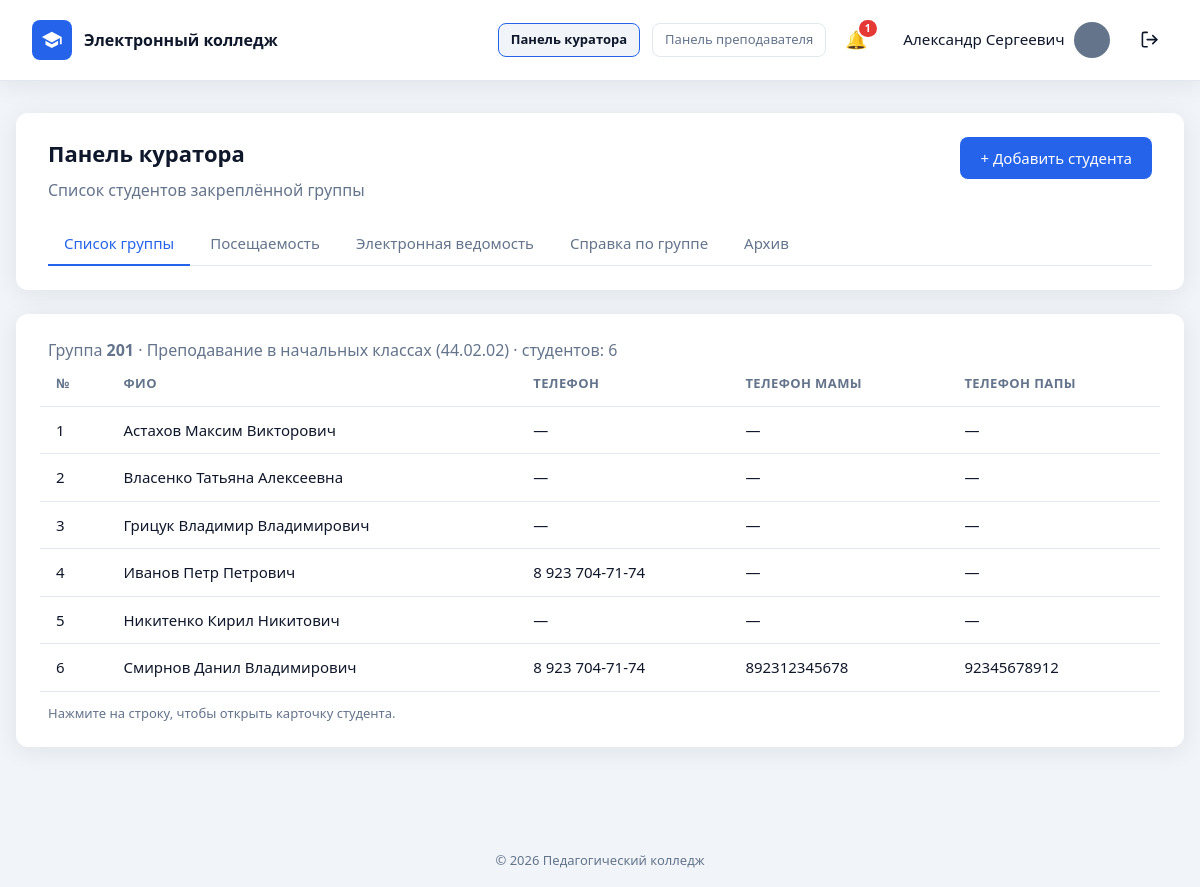
The page /curator/group.php (signed in) on the database its author committed.
### tables this page shows
CREATE TABLE `users` (
  `id` int UNSIGNED NOT NULL,
  `email` varchar(255) NOT NULL,
  `password_hash` varchar(255) NOT NULL,
  `password_plain` varchar(64) DEFAULT NULL,
  `full_name` varchar(255) NOT NULL,
  `phone` varchar(50) NOT NULL DEFAULT '',
  `position` varchar(255) NOT NULL DEFAULT '',
  `education` varchar(500) NOT NULL DEFAULT '',
  `additional_info` text,
  `avatar` varchar(255) NOT NULL DEFAULT 'icon:default',
  `role` enum('admin','teacher','student') NOT NULL DEFAULT 'teacher',
  `is_active` tinyint(1) NOT NULL DEFAULT '1',
  `created_at` datetime NOT NULL DEFAULT CURRENT_TIMESTAMP,
  `updated_at` datetime NOT NULL DEFAULT CURRENT_TIMESTAMP ON UPDATE CURRENT_TIMESTAMP
);

CREATE TABLE `study_groups` (
  `id` int UNSIGNED NOT NULL,
  `number` varchar(50) NOT NULL,
  `specialty_id` int UNSIGNED NOT NULL,
  `curator_id` int UNSIGNED DEFAULT NULL,
  `created_at` datetime NOT NULL DEFAULT CURRENT_TIMESTAMP,
  `updated_at` datetime NOT NULL DEFAULT CURRENT_TIMESTAMP ON UPDATE CURRENT_TIMESTAMP
);

CREATE TABLE `specialties` (
  `id` int UNSIGNED NOT NULL,
  `name` varchar(255) NOT NULL,
  `code` varchar(50) NOT NULL,
  `created_at` datetime NOT NULL DEFAULT CURRENT_TIMESTAMP,
  `updated_at` datetime NOT NULL DEFAULT CURRENT_TIMESTAMP ON UPDATE CURRENT_TIMESTAMP
);

CREATE TABLE `students` (
  `id` int UNSIGNED NOT NULL,
  `group_id` int UNSIGNED NOT NULL,
  `user_id` int UNSIGNED DEFAULT NULL,
  `full_name` varchar(255) NOT NULL,
  `phone` varchar(50) NOT NULL DEFAULT '',
  `snils` varchar(14) NOT NULL DEFAULT '',
  `birth_date` date DEFAULT NULL,
  `gender` enum('male','female') DEFAULT NULL,
  `mother_name` varchar(255) NOT NULL DEFAULT '',
  `mother_phone` varchar(50) NOT NULL DEFAULT '',
  `mother_workplace` varchar(500) NOT NULL DEFAULT '',
  `father_name` varchar(255) NOT NULL DEFAULT '',
  `father_phone` varchar(50) NOT NULL DEFAULT '',
  `father_workplace` varchar(500) NOT NULL DEFAULT '',
  `address_registered` varchar(500) NOT NULL DEFAULT '',
  `address_region` varchar(255) NOT NULL DEFAULT '',
  `address_district` varchar(255) NOT NULL DEFAULT '',
  `address_locality` varchar(255) NOT NULL DEFAULT '',
  `address_street` varchar(255) NOT NULL DEFAULT '',
  `address_house` varchar(50) NOT NULL DEFAULT '',
  `address_actual` varchar(500) NOT NULL DEFAULT '',
  `district` varchar(255) NOT NULL DEFAULT '',
  `is_low_income` tinyint(1) NOT NULL DEFAULT '0',
  `family_type` enum('complete','no_father','no_mother') DEFAULT NULL,
  `siblings_under_18` tinyint UNSIGNED NOT NULL DEFAULT '0',
  `residence_type` enum('family','dormitory','apartment') DEFAULT NULL,
  `is_nonresident` tinyint(1) NOT NULL DEFAULT '0',
  `without_parental_care` tinyint(1) NOT NULL DEFAULT '0',
  `created_at` datetime NOT NULL DEFAULT CURRENT_TIMESTAMP,
  `updated_at` datetime NOT NULL DEFAULT CURRENT_TIMESTAMP ON UPDATE CURRENT_TIMESTAMP
);

### includes/migrations.php (called while the page is built, shortened)
<?php
function ensure_user_roles_schema(PDO $pdo): void
{
    $done = true;
    $stmt = $pdo->query("SHOW TABLES LIKE 'user_roles'");
    if ($stmt->fetch()) {
        return;
    }
}
function ensure_organization_schema(PDO $pdo): void
{
    $done = true;
    $stmt = $pdo->query("SHOW TABLES LIKE 'organization'");
    if ($stmt->fetch()) {
        return;
    }
}
function run_migrations(PDO $pdo): void
{
    ensure_user_roles_schema($pdo);
    ensure_organization_schema($pdo);
    ensure_curriculum_schema($pdo);
    ensure_students_schema($pdo);
    ensure_gradebook_schema($pdo);
    ensure_attendance_schema($pdo);
    ensure_journal_schema($pdo);
    ensure_journal_brs_schema($pdo);
    ensure_ktp_schema($pdo);
}
function ensure_students_schema(PDO $pdo): void
{
    $done = true;
    $curatorCol = $pdo->query("SHOW COLUMNS FROM study_groups LIKE 'curator_id'")->fetch();
    $stmt = $pdo->query("SHOW TABLES LIKE 'students'");
    if ($stmt->fetch()) {
        return;
    }
}
function ensure_curriculum_schema(PDO $pdo): void
{
    $done = true;
    $stmt = $pdo->query("SHOW TABLES LIKE 'subjects'");
    if ($stmt->fetch()) {
        return;
    }
}
function ensure_gradebook_schema(PDO $pdo): void
{
    $done = true;
    $stmt = $pdo->query("SHOW TABLES LIKE 'app_settings'");
    $col = $pdo->query("SHOW COLUMNS FROM app_settings LIKE 'setting_value'")->fetch();
    $stmt = $pdo->query("SHOW TABLES LIKE 'grade_entries'");
    if ($stmt->fetch()) {
        return;
    }
}
function ensure_attendance_schema(PDO $pdo): void
{
    $done = true;
    $stmt = $pdo->query("SHOW TABLES LIKE 'attendance_reasons'");
    $stmt = $pdo->query("SHOW TABLES LIKE 'attendance_days'");
    if ($stmt->fetch()) {
        return;
    }
}
function ensure_journal_schema(PDO $pdo): void
{
    $done = true;
    $teacherCol = $pdo->query("SHOW COLUMNS FROM curriculum_items LIKE 'teacher_id'")->fetch();
    $stmt = $pdo->query("SHOW TABLES LIKE 'journal_lessons'");
    if ($stmt->fetch()) {
        return;
    }
}
function ensure_journal_brs_schema(PDO $pdo): void
{
    $done = true;
    $stmt = $pdo->query("SHOW TABLES LIKE 'journal_grades'");
    $markCol = $pdo->query("SHOW COLUMNS FROM journal_grades LIKE 'mark'")->fetch();
}
function ensure_ktp_schema(PDO $pdo): void
{
    $stmt = $pdo->query("SHOW TABLES LIKE 'ktp_topics'");
    $lessonTypeCol = $pdo->query("SHOW COLUMNS FROM ktp_topics LIKE 'lesson_type'")->fetch();
    if (!$lessonTypeCol) {
        $pdo->exec(
            "ALTER TABLE ktp_topics
             ADD lesson_type ENUM(
                'lecture', 'practice', 'independent',
                'diff_credit', 'credit', 'exam', 'control'
             ) NOT NULL DEFAULT 'lecture' AFTER title,
             ADD hours DECIMAL(4,1) NOT NULL DEFAULT 2.0 AFTER lesson_type"
        );
    } else {
        $typeDef = (string) ($lessonTypeCol['Type'] ?? '');
    }
    $stmt = $pdo->query("SHOW TABLES LIKE 'journal_lessons'");
    $topicCol = $pdo->query("SHOW COLUMNS FROM journal_lessons LIKE 'ktp_topic_id'")->fetch();
}

### includes/db.php (called while the page is built, shortened)
<?php
function db(): PDO
{
    static $pdo = null;
    if ($pdo === null) {
        $config = require __DIR__ . '/../config/database.php';
        $dsn = sprintf(
            'mysql:host=%s;dbname=%s;charset=%s',
            $config['host'],
            $config['dbname'],
            $config['charset']
        );
        $pdo = new PDO($dsn, $config['username'], $config['password'], [
            PDO::ATTR_ERRMODE            => PDO::ERRMODE_EXCEPTION,
            PDO::ATTR_DEFAULT_FETCH_MODE => PDO::FETCH_ASSOC,
            PDO::ATTR_EMULATE_PREPARES   => false,
        ]);
        require_once __DIR__ . '/migrations.php';
        run_migrations($pdo);
    }
    return $pdo;
}

### includes/students.php (called while the page is built, shortened)
<?php
require_once __DIR__ . '/db.php';
function get_groups_for_curator(?int $userId = null): array
{
    $userId = $userId ?? (int) (current_user()['id'] ?? 0);
    $stmt = db()->prepare(
        'SELECT g.id, g.number, g.specialty_id, g.curator_id, g.created_at,
                s.name AS specialty_name, s.code AS specialty_code,
                u.full_name AS curator_name
         FROM study_groups g
         INNER JOIN specialties s ON s.id = g.specialty_id
         LEFT JOIN users u ON u.id = g.curator_id
         WHERE g.curator_id = ?
         ORDER BY g.number ASC'
    );
    $stmt->execute([$userId]);
    return $stmt->fetchAll();
}

### curator/group.php (the view, shortened to what this page needs)
<?php
require_once __DIR__ . '/../includes/auth.php';
require_once __DIR__ . '/../includes/students.php';
require_curator_panel();
$groups = get_groups_for_curator();
$groupId = isset($_GET['group_id']) ? (int) $_GET['group_id'] : 0;
if ($groupId === 0 && count($groups) === 1) {
    $groupId = (int) $groups[0]['id'];
}
$group = null;
if ($groupId > 0) {
    if (!can_manage_group($groupId)) {
        $error = 'Нет доступа к выбранной группе.';
        $groupId = 0;
    } else {
        $group = get_group_by_id($groupId);
        $students = get_students_by_group($groupId);
    }
}
$showHeader = true;
$basePath = '../';
require __DIR__ . '/../includes/header.php';
?>
<div class="dashboard dashboard--wide">
    <section class="panel">
        <div class="panel__header">
            <div>
                <h1>Панель куратора</h1>
                <p class="text-muted">Список студентов закреплённой группы</p>
            </div>
            <?php if ($group): ?>
            <a href="student_create.php?group_id=<?= $groupId ?>" class="btn btn--primary">+ Добавить студента</a>
            <?php endif; ?>
        </div>
        <?php require __DIR__ . '/../includes/curator_nav.php'; ?>
    </section>
    <?php if (empty($groups)): ?>
        <section class="panel">
            <p class="text-muted">
                Вам ещё не назначена группа. Обратитесь к администратору:
                в разделе «Информация» у группы нужно указать куратора.
            </p>
        </section>
    <?php else: ?>
        <section class="panel">
            <?php if ($group === null): ?>
                <p class="text-muted">Выберите группу, чтобы увидеть список студентов.</p>
            <?php else: ?>
                <p class="text-muted">
                    Группа <strong><?= e($group['number']) ?></strong>
                    · <?= e($group['specialty_name']) ?> (<?= e($group['specialty_code']) ?>)
                    · студентов: <?= count($students) ?>
                </p>
                <?php if (empty($students)): ?>
                    <p class="text-muted">В группе пока нет студентов.</p>
                <?php else: ?>
                    <div class="table-wrap">
                        <table class="table">
                            <thead>
                                <tr>
                                    <th>№</th>
                                    <th>ФИО</th>
                                    <th>Телефон</th>
                                    <th>Телефон мамы</th>
                                    <th>Телефон папы</th>
                                </tr>
                            </thead>
                            <tbody>
                                <?php foreach ($students as $index => $student): ?>
                                <tr class="table__row--clickable"
                                    onclick="location.href='student_edit.php?id=<?= (int) $student['id'] ?>'">
                                    <td><?= $index + 1 ?></td>
                                    <td><?= e($student['full_name']) ?></td>
                                    <td><?= e($student['phone'] ?: '—') ?></td>
                                    <td><?= e($student['mother_phone'] ?: '—') ?></td>
                                    <td><?= e($student['father_phone'] ?: '—') ?></td>
                                </tr>
                                <?php endforeach; ?>
                            </tbody>
                        </table>
                    </div>
                    <p class="text-muted table-hint">Нажмите на строку, чтобы открыть карточку студента.</p>
                <?php endif; ?>
            <?php endif; ?>
        </section>
    <?php endif; ?>
</div>
<?php require __DIR__ . '/../includes/footer.php'; ?>

### includes/header.php (shortened to what this page needs)
<!DOCTYPE html>
<html lang="ru">
<head>
    <?php $basePath = $basePath ?? ''; ?>
    <link rel="stylesheet" href="<?= e($basePath) ?>assets/css/style.css">
</head>
<body>
    <div class="page">
        <?php if (!empty($showHeader)): ?>
        <header class="header">
            <div class="header__brand">
                <span class="header__logo" aria-hidden="true">
                    <svg class="header__logo-icon" viewBox="0 0 24 24">
                        <path d="M12 3L1 9l11 6 9-4.91V17h2V9L12 3z" fill="currentColor"/>
                        <path d="M5 13.18v4.32L12 21l7-3.5v-4.32L12 17l-7-3.82z" fill="currentColor"/>
                    </svg>
                </span>
                <span class="header__title">Электронный колледж</span>
            </div>
            <?php if (is_logged_in()): ?>
            <?php
            $headerUser = current_user();
            $headerName = user_first_middle_name((string) ($headerUser['full_name'] ?? ''));
            $headerAvatar = (string) ($headerUser['avatar'] ?? 'icon:person');
            $appBase = app_base_path();
            $activePanel = current_header_panel();
            require_once __DIR__ . '/notifications.php';
            $headerUnreadCount = get_unread_notifications_count((int) $headerUser['id']);
            ?>
            <nav class="header__nav">
                <?php if (can_use_curator_panel()): ?>
                <a
                    href="<?= e($appBase) ?>curator/group.php"
                    class="btn btn--ghost btn--sm<?= $activePanel === 'curator' ? ' is-active' : '' ?>"
                >Панель куратора</a>
                <?php endif; ?>
                <?php if (can_use_teacher_panel()): ?>
                <a
                    href="<?= e($appBase) ?>teacher/subjects.php"
                    class="btn btn--ghost btn--sm<?= $activePanel === 'teacher' ? ' is-active' : '' ?>"
                >Панель преподавателя</a>
                <?php endif; ?>
                <a
                    href="<?= e($appBase) ?>notifications.php"
                    class="header__notify-btn<?= basename((string) ($_SERVER['SCRIPT_NAME'] ?? '')) === 'notifications.php' ? ' is-active' : '' ?>"
                    title="Уведомления"
                >
                    <span class="header__notify-icon" aria-hidden="true">🔔</span>
                    <?php if ($headerUnreadCount > 0): ?>
                    <span class="header__notify-badge"><?= $headerUnreadCount > 99 ? '99+' : (int) $headerUnreadCount ?></span>
                    <?php endif; ?>
                </a>
                <div class="header__account">
                    <a
                        href="<?= e($appBase) ?><?= is_student_user() ? 'student/cabinet.php' : 'cabinet.php' ?>"
                        class="header__cabinet-tab<?= ($activePanel === 'cabinet' || $activePanel === 'student') ? ' header__cabinet-tab--active' : '' ?>"
                        title="Личный кабинет"
                    >
                        <span class="header__user-name"><?= e($headerName) ?></span>
                        <?= render_user_avatar($headerAvatar, 'user-avatar--header', $basePath) ?>
                    </a>
                </div>
                <a
                    href="<?= e($basePath) ?>logout.php"
                    class="header__logout-btn"
                    title="Выйти"
                    aria-label="Выйти"
                >
                </a>
            </nav>
            <?php endif; ?>
        </header>
        <?php endif; ?>
        <main class="main">

### rows shown on the page
users: full_name "Александр Сергеевич"
study_groups: number "201", specialty.name "Преподавание в начальных классах", specialty.code "44.02.02"
students: full_name "Астахов Максим Викторович", phone "—", mother_phone "—", father_phone "—"
students: full_name "Власенко Татьяна Алексеевна", phone "—", mother_phone "—", father_phone "—"
students: full_name "Грицук Владимир Владимирович", phone "—", mother_phone "—", father_phone "—"
students: full_name "Иванов Петр Петрович", phone "8 923 704-71-74", mother_phone "—", father_phone "—"
students: full_name "Никитенко Кирил Никитович", phone "—", mother_phone "—", father_phone "—"
students: full_name "Смирнов Данил Владимирович", phone "8 923 704-71-74", mother_phone "892312345678", father_phone "92345678912"

### other values the page prints
$headerUnreadCount "1"
count($students) "6"
